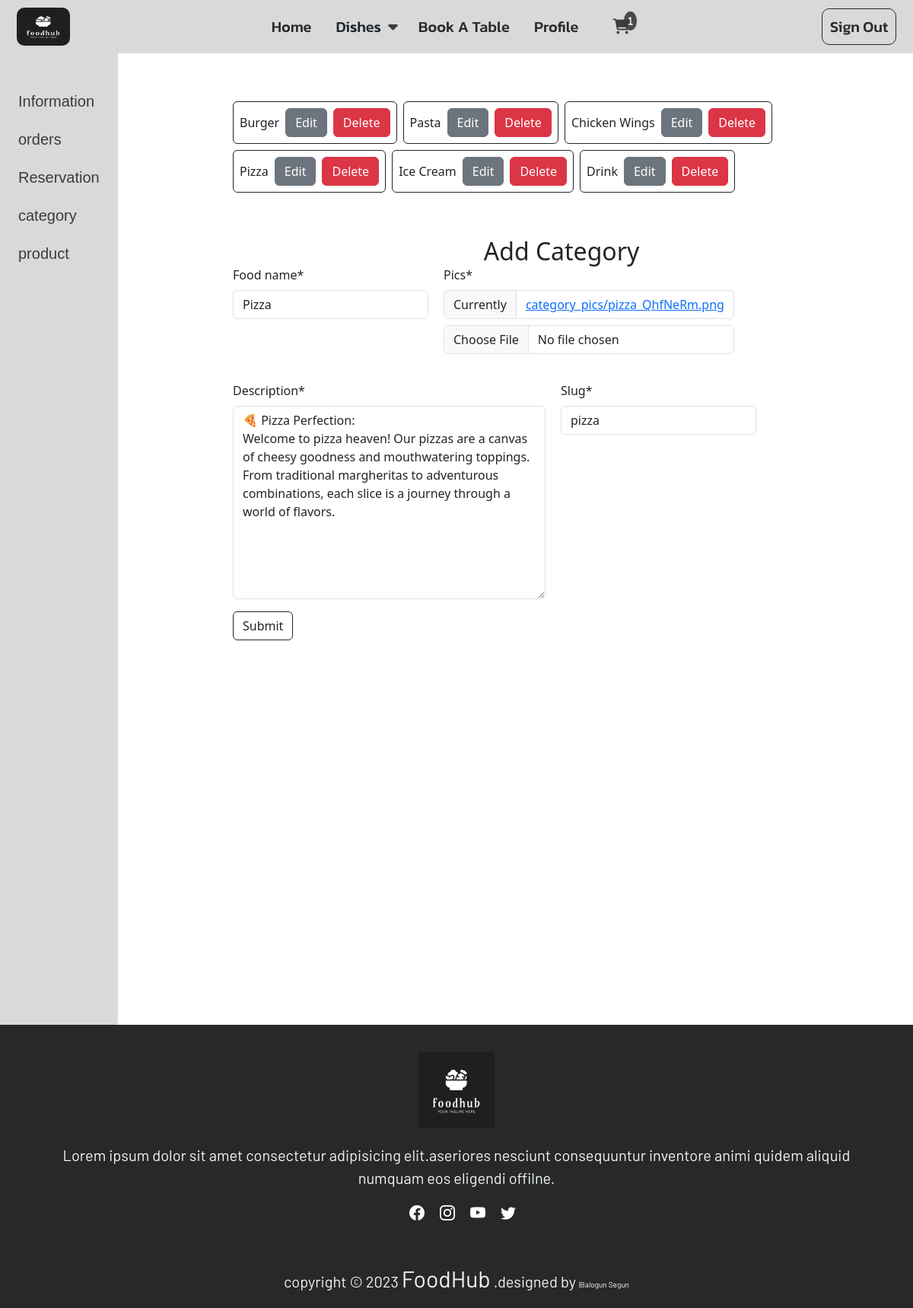
The app's page /sitecontrol/category_update/9 (signed in) with its own data.
### food_app/models.py (models this page shows, shortened)
class Category(models.Model):
    food_name = models.CharField(max_length=50)
    pics = models.ImageField(upload_to="category_pics")
    description = models.TextField(null=True)
    slug = models.SlugField(unique=True)

### admin_app/views.py (the view)
# urls.py: path("category_update/<str:id>", views.category_update, name="category_update"),
@user_passes_test(is_admin_or_superuser)
def category_update(request, id):
    category = get_object_or_404(Category, id=id)
    if request.method == "POST":
        form = CategoryForm(request.POST or None, instance=category)
        if form.is_valid():
            form.save()
            messages.success(request, f"successfully updated {request.POST.get('food_name')}category")
            return redirect('category')
    form = CategoryForm(instance=category)
    return render(request, 'profile/category.html', {'form': form})

### admin_app/forms.py
class CategoryForm(forms.ModelForm):
    class Meta:
        model = Category
        fields = "__all__"

### admin_app/views.py (called while the page is built)
def is_admin_or_superuser(user):
    return user.is_authenticated and (user.is_staff or user.is_superuser)

### food_app/context_processors.py (called while the page is built)
def site_settings(request):
    today = datetime.date.today()
    year = today.year
    category = Category.objects.all()
    return {'category': category, 'year': year}

def order_item_count(request):
    if request.user.is_authenticated:
        cart = request.user.cart
        cart_items = CartItem.objects.filter(cart=cart)
        return {'order_item_count': cart_items.count()}
    return {'order_item_count': 0}

### templates/profile/category.html (shortened to what this page needs)
{% extends 'base.html' %}
{% load humanize %}
{% load crispy_forms_tags %}
{% block content %}
  <div class="profile">
    {% include 'profile/profile_link.html' %}
    <div class="profile-order">
      <div class="">
        <div class="d-flex gap-2 flex-wrap mb-2">
          {% for item in category %}
            <div class="card p-2 border-dark">
              <div class="d-flex gap-2">
                <a href="{% url 'product' item.slug %}" class="text-decoration-none d-flex align-items-center">
                  <p class="m-0 align-items-center  text-dark">{{item.food_name}}</p>
                </a>
                <form method="post" action="{% url 'category_update' item.id %}">
                 <button type="submit" class="btn btn-secondary">Edit</button>
                </form>
                <button type="button" class="btn btn-danger" data-bs-toggle="modal" data-bs-target="#exampleModal{{ item.id }}">
                  Delete
                </button>
              </div>
            </div>
          {% endfor %}
        </div>
      </div>
      <div>
        <h2 class="text-center m-0">Add Category</h2>
        <form method="POST" enctype="multipart/form-data">
          <div class="flex-form">
            {{ form|crispy }}
          </div>
          <div class="">
            <button class="btn btn-outline-dark" type="submit">Submit</button>
          </div>
        </form>
      </div>
		</div>
  </div>
{% endblock content %}

### static/css/main.css (style rules this page uses)
* { margin: 0%; padding: 0%; border-spacing: 0%; }
html, body { margin:0; height:100%; }
.profile { display: grid; grid-template-columns: 20% 75%; gap: 4%; flex-wrap: wrap; }
.profile-info, .profile-order { display: flex; gap: 50px; flex-wrap: wrap; padding: 7% 2%; height: fit-content; max-height: 100vh; overflow-x: auto; overflow-y: auto; }
.flex-form { display: flex; flex-direction: column; flex-direction: row; flex-wrap: wrap; gap: 20px; }

### records on screen
Category: food_name "Burger"
Category: food_name "Pasta"
Category: food_name "Chicken Wings"
Category: food_name "Pizza", description "🍕 Pizza Perfection: Welcome to pizza heaven! Our pizzas are a canvas of cheesy goodness and mouthwatering toppings. From traditional margheritas to adventurous combinations, each slice is a journey through a world of flavors.", slug "pizza"
Category: food_name "Ice Cream"
Category: food_name "Drink"
